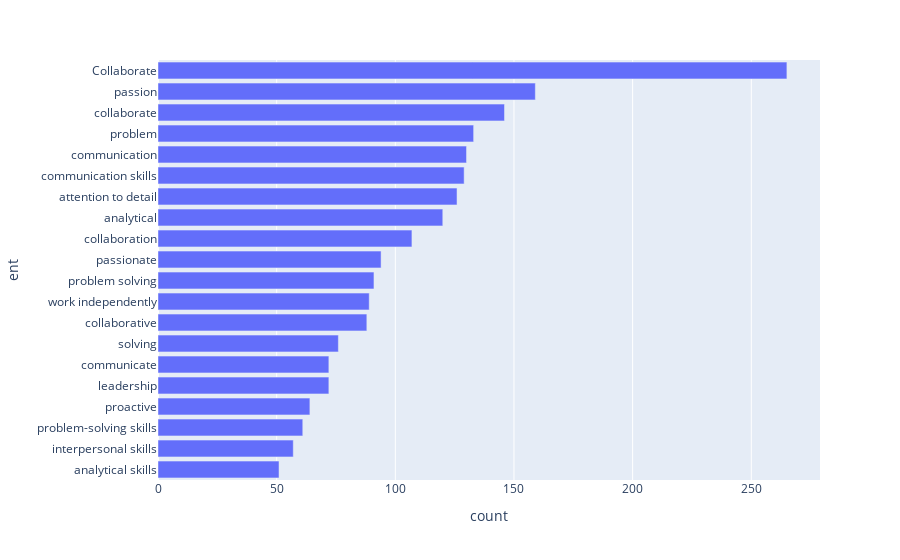

Notebook code for this chart:
### Code cell
fig = px.bar(ent_df.loc[ent_df['type'] == 'S_SKILL', 'ent'].value_counts().head(20), x='count')
fig.update_layout(yaxis={'categoryorder':'total ascending'})
fig.show()

### Figure 1 — Plotly figure (JSON) as saved in the notebook; plotly's stock layout.template omitted (floating-point values rounded to 4 significant figures)
{"data": [{"alignmentgroup": "True", "hovertemplate": "count=%{x}<br>ent=%{y}<extra></extra>", "legendgroup": "", "marker": {"color": "#636efa", "pattern": {"shape": ""}}, "name": "", "offsetgroup": "", "orientation": "h", "showlegend": false, "textposition": "auto", "type": "bar", "x": [265, 159, 146, 133, 130, 129, 126, 120, 107, 94, 91, 89, 88, 76, 72, 72, 64, 61, 57, 51], "xaxis": "x", "y": ["Collaborate", "passion", "collaborate", "problem", "communication", "communication skills", "attention to detail", "analytical", "collaboration", "passionate", "problem solving", "work independently", "collaborative", "solving", "leadership", "communicate", "proactive", "problem-solving skills", "interpersonal skills", "analytical skills"], "yaxis": "y"}], "layout": {"barmode": "relative", "legend": {"tracegroupgap": 0}, "margin": {"t": 60}, "xaxis": {"anchor": "y", "domain": [0, 1], "title": {"text": "count"}}, "yaxis": {"anchor": "x", "categoryorder": "total ascending", "domain": [0, 1], "title": {"text": "ent"}}}}
